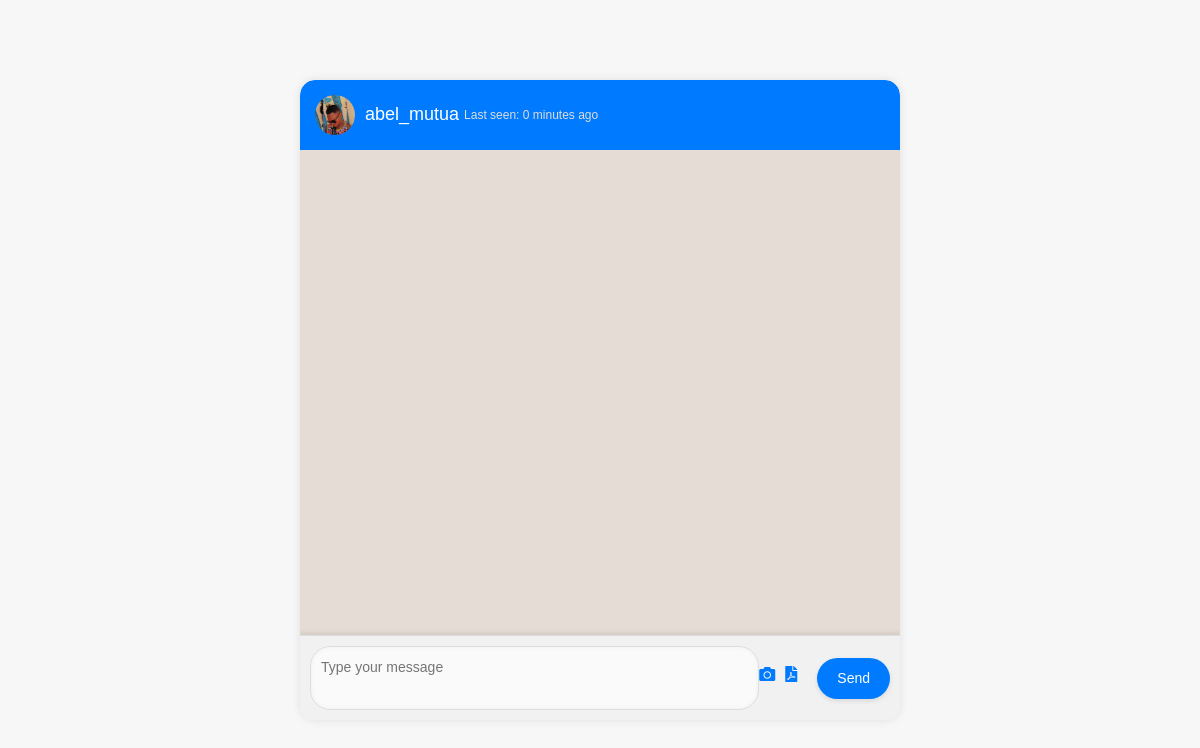
Page /messages/abel_mutua/ (signed in) on the earlier database version.
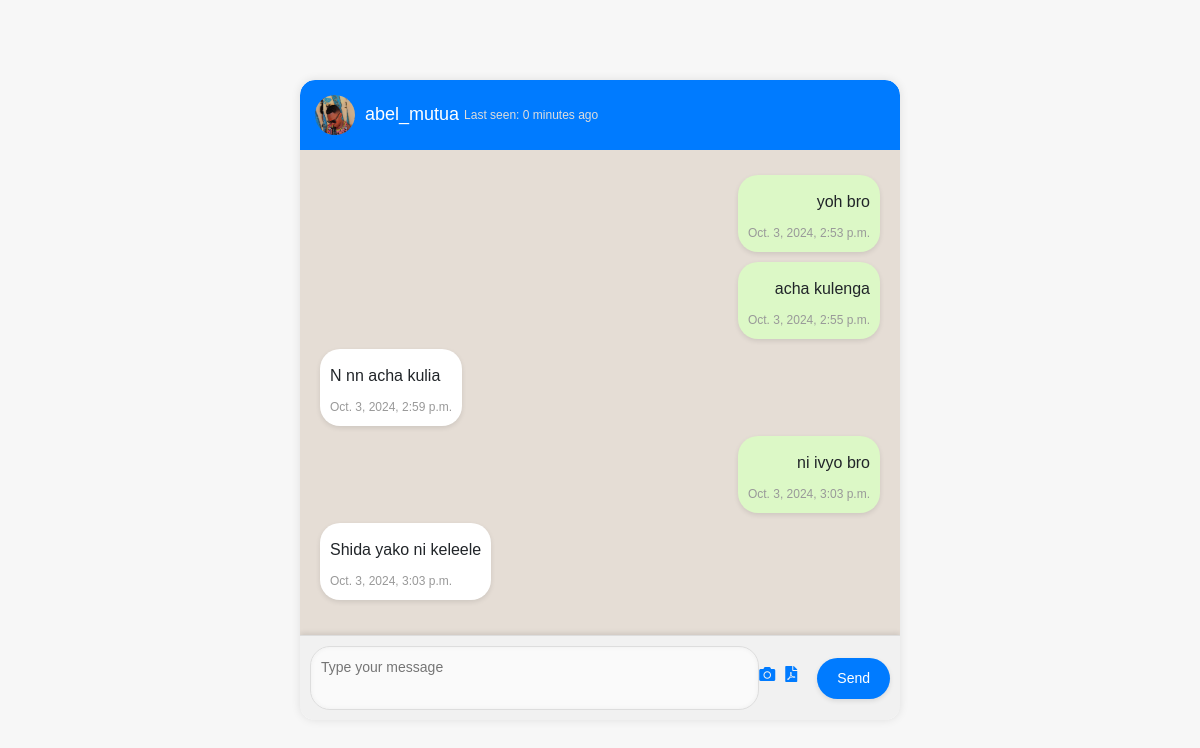
Same page on the later database version.
### blog/models.py (models this page shows, shortened)
class Message(models.Model):
    sender = models.ForeignKey(User, related_name='sent_messages', on_delete=models.CASCADE)
    receiver = models.ForeignKey(User, related_name='received_messages', on_delete=models.CASCADE)
    content = models.TextField(blank=True, null=True)
    timestamp = models.DateTimeField(auto_now_add=True)
    is_read = models.BooleanField(default=False)
    photo = models.ImageField(upload_to='photos/', blank=True, null=True)
    pdf = models.FileField(upload_to='pdfs/', blank=True, null=True)

### blog/views.py (the view)
# urls.py: path('messages/<str:username>/', views.send_message, name='message_thread'),
@login_required
def send_message(request, username):
    receiver = get_object_or_404(User, username=username)
    request.session['last_seen'] = timezone.now().isoformat()  # Store as ISO format string
    if request.method == 'POST':
        form = MessageForm(request.POST, request.FILES)  # Handle file uploads
        if form.is_valid():
            message = form.save(commit=False)
            message.sender = request.user
            message.receiver = receiver
            message.save()
            return redirect('message_thread', username=username)
    else:
        form = MessageForm()
    messages = Message.objects.filter(
        sender=request.user, receiver=receiver
    ) | Message.objects.filter(
        sender=receiver, receiver=request.user
    )
    messages = messages.order_by('timestamp')
    last_seen_str = request.session.get('last_seen')  # Retrieve the string
    last_seen = datetime.datetime.fromisoformat(last_seen_str) if last_seen_str else None  # Convert back to datetime
    return render(request, 'message_thread.html', {
        'receiver': receiver,
        'messages': messages,
        'last_seen': last_seen,  # Pass the datetime object
        'form': form,  # Pass the form to the template
    })

### blog/forms.py
class MessageForm(forms.ModelForm):
    class Meta:
        model = Message
        fields = ['content', 'photo', 'pdf']  # Include only content, photo, and pdf
        widgets = {
            'content': forms.Textarea(attrs={'placeholder': 'Type your message'}),
        }

### templates/message_thread.html (shortened to what this page needs)
<!DOCTYPE html>
<html lang="en">
<head>
    <link rel="stylesheet" href="https://stackpath.bootstrapcdn.com/bootstrap/4.5.2/css/bootstrap.min.css">
    <link rel="stylesheet" href="https://cdnjs.cloudflare.com/ajax/libs/font-awesome/5.15.1/css/all.min.css">
</head>
<body>
<div class="chat-container">
    <div class="chat-header">
        <img src="{{ receiver.profile.profile_pic.url }}" alt="{{ receiver.username }}'s Profile Picture">
        <h3>{{ receiver.username }}</h3>
        {% if last_seen %}
            <span class="last-seen">
                Last seen: {{ last_seen|timesince }} ago
            </span>
        {% else %}
            <span class="last-seen">Offline</span>
        {% endif %}
    </div>
    <div class="messages">
        {% for message in messages %}
            <div class="message {% if message.sender == request.user %}sent{% else %}received{% endif %}">
                <p>{{ message.content }}</p>
                <small>{{ message.timestamp }}</small>
            </div>
        {% endfor %}
    </div>
    <form method="POST" class="message-form" enctype="multipart/form-data">
        <textarea name="content" placeholder="Type your message"></textarea>
        <label class="icon-button">
            <i class="fas fa-camera"></i>
        </label>
        <label class="icon-button">
            <i class="fas fa-file-pdf"></i>
        </label>
        <button type="submit">Send</button>
    </form>
</div>
</body>
</html>

Differences in the rows shown:
added Message: content "yoh bro", timestamp "Oct. 3, 2024, 2:53 p.m."
added Message: content "acha kulenga", timestamp "Oct. 3, 2024, 2:55 p.m."
added Message: content "N nn acha kulia", timestamp "Oct. 3, 2024, 2:59 p.m."
added Message: content "ni ivyo bro", timestamp "Oct. 3, 2024, 3:03 p.m."
added Message: content "Shida yako ni keleele", timestamp "Oct. 3, 2024, 3:03 p.m."
